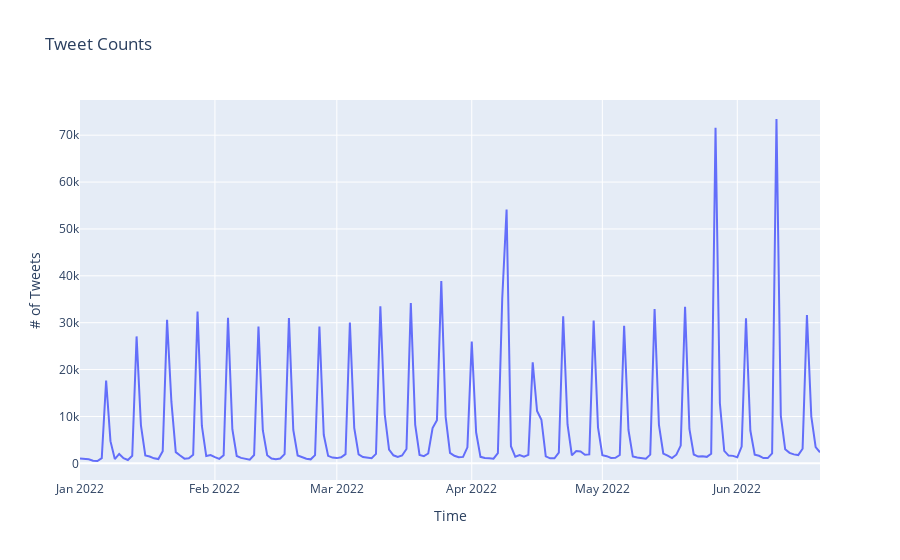

The code cell stored with this chart in its notebook:
### Markdown cell above
<div class="admonition pandasreview" name="html-admonition" style="background: black; color: white; padding: 10px">
<p class="title">Pandas</p>
 Do you need a refresher or introduction to the Python data analysis library Pandas? Be sure to check out <a href="https://melaniewalsh.github.io/Intro-Cultural-Analytics/Data-Analysis/Pandas-Basics-Part1.html"> Pandas Basics (1-3) </a> in Introduction to Cultural Analytics & Python!
    
</div>

### Code cell
# Change the title of the plot here
my_title = "Tweet Counts"
# Change the file name here
filename = "tgif-tweet-counts.csv"

# Read in CSV as DataFrame
tweet_counts_df = pd.read_csv(filename, parse_dates=['start', 'end'])

# Set start time as DataFrame index
tweet_counts_df.set_index('start', inplace=True)

# Regroup, or resample, tweets by month, day, or year
# Uncomment to choose which time span to group by
#grouped_count = tweet_counts_df.resample('M')['day_count'].sum().reset_index() # Month
grouped_count = tweet_counts_df.resample('D')['day_count'].sum().reset_index() # Day
#grouped_count = tweet_counts_df.resample('Y')['day_count'].sum().reset_index() # Year

# Make a line plot from the DataFrame and specify x and y axes, axes titles, and plot title
px.line(grouped_count, x = 'start', y = 'day_count',
    labels = {'start': 'Time', 'day_count': '# of Tweets'},
    title = my_title)

### Figure 1 — Plotly figure (JSON) as saved in the notebook; plotly's stock layout.template omitted (floating-point values rounded to 4 significant figures; data arrays with more than 128 entries replaced by an {"elided": "..."} marker saying what was removed)
{"data": [{"hovertemplate": "Time=%{x}<br># of Tweets=%{y}<extra></extra>", "legendgroup": "", "line": {"color": "#636efa", "dash": "solid"}, "marker": {"symbol": "circle"}, "mode": "lines", "name": "", "orientation": "v", "showlegend": false, "type": "scatter", "x": {"elided": "171 str values"}, "xaxis": "x", "y": {"elided": "171 int values"}, "yaxis": "y"}], "layout": {"autosize": true, "legend": {"tracegroupgap": 0}, "title": {"text": "Tweet Counts"}, "xaxis": {"anchor": "y", "autorange": true, "domain": [0, 1], "range": ["2022-01-01", "2022-06-20"], "title": {"text": "Time"}, "type": "date"}, "yaxis": {"anchor": "x", "autorange": true, "domain": [0, 1], "range": [-3553.0, 77500.0], "title": {"text": "# of Tweets"}, "type": "linear"}}}
